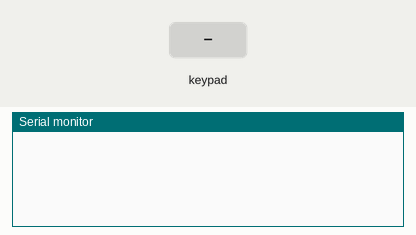
A sketch run on a simulated Arduino Uno, built with avr-gcc and run on an emulated ATmega328P. Parts: the last lines printed to the serial monitor. The test bench sets the inputs (shaded band).

Above: at 1.2 s.
1.3 s: key '1' pressed
At 2.2 s:
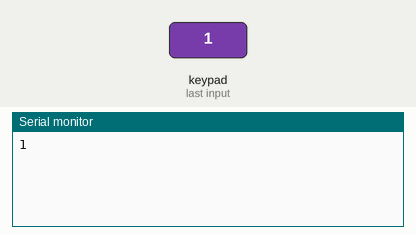
2.8 s: keypad keys 9 8 7 6 # pressed 0.4 s apart
At 5.4 s:
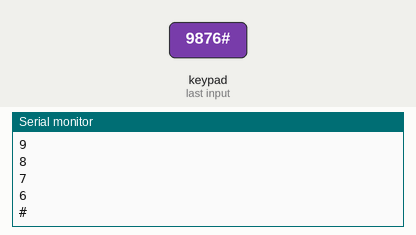
6.3 s: key '*' pressed
At 6.9 s:
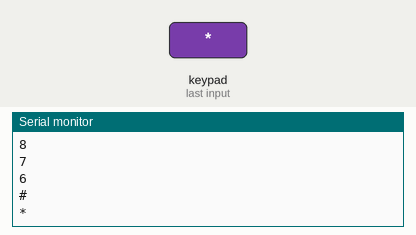
7.8 s: keypad keys 5 4 3 pressed 0.4 s apart
At 10.1 s:
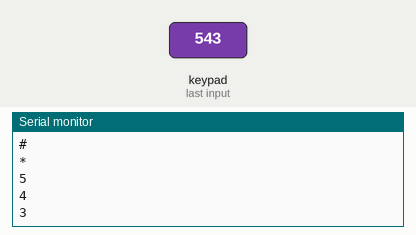
Timing chart, 0 to 11.5 s (numbered marks = the images above; inputs shaded):
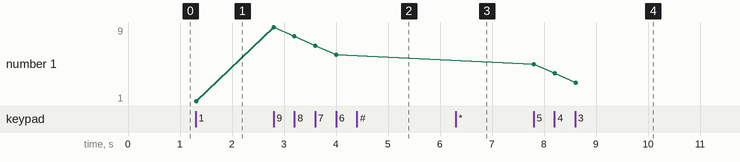

The sketch:

Keypad.ino
```cpp
#include "PlayKeypad.h"

const byte ROWS = 4; //four rows
const byte COLS = 3; //three columns

char keys[ROWS][COLS] = {
  {'1','2','3'},
  {'4','5','6'},
  {'7','8','9'},
  {'*','0','#'}
};
byte rowPins[ROWS] = {9, 8, 7, 6}; //connect to the row pinouts of the keypad
byte colPins[COLS] = {5, 4, 3}; //connect to the column pinouts of the keypad

PlayKeypad playkeypad = PlayKeypad( makeKeymap(keys), rowPins, colPins, ROWS, COLS );

void setup() {
  // put your setup code here, to run once:
  Serial.begin(9600);
}

void loop() {
  // put your main code here, to run repeatedly:

  Serial.println(playkeypad.waitForKey());
//  Serial.println(playkeypad.isPressed('2'));

//  char key = playkeypad.getKey();// Read the key
//
//  // Print if key pressed
//  if (key){
//    Serial.print("Key Pressed : ");
//    Serial.println(key);
//  }

//    int key_int = key;
//  if (key_int){
//    Serial.print("Key_int Pressed : ");
//    Serial.println(key_int);
//  }

//    int key_int2 = playkeypad.getKeyNum();
//    if(key_int2 >=0) {
//    Serial.print("[2] Key_int Pressed : ");
//    Serial.println(key_int2);
//    Serial.println(playkeypad.getOldKeyNum());
//    }
//
//    int tmp = playkeypad.getOldKeyNum();
//    Serial.print("Old Key Num : ");
//    Serial.println(tmp);

//    char tmp1 = playkeypad.getKeyChar();
//    if(tmp1){
//    Serial.print("Key Char : ");
//    Serial.println(tmp1);
//    }
//
//    char tmp2 = playkeypad.getOldKeyChar();
//    Serial.print("Old Key Char : ");
//    Serial.println(tmp2);

//      char tmp3 = playkeypad.getActiveNum  (1000);
//      if(tmp3){
//        Serial.print("Key Char : ");
//        Serial.println(tmp3);
//      }

//        String tmp4 = playkeypad.getKeyString(4);
//        if(tmp4) {
//          Serial.println(tmp4);
//          Serial.println(playkeypad.getOldKeyString());
//        }

//        String tmp5 = playkeypad.getKeyString('*');
//        if(tmp5) {
//          Serial.println(tmp5);
//          Serial.println(playkeypad.getOldKeyString());
//        }

//  int tmp6 = playkeypad.getKeyValue('*');
//  if(tmp6) {
//    Serial.println(tmp6);
//  }
}
```

PlayKeypad.cpp
```cpp
#include "PlayKeypad.h"

PlayKeypad::PlayKeypad(char* user_key_map, byte* row, byte* col, byte  numRows, byte  numCols)
  : Keypad(user_key_map, row, col, numRows, numCols) {
  this->_old_key = 0;
  this->_old_key_num = -1;
  this->_start_time = 0;
  this->_start_flag = false;
}

int PlayKeypad::getKeyNum() {
  char tmp = this->getKey();
  int ret = 0;

  if ((tmp >= 48) && (tmp <= 57)) {
    ret = tmp - 48;
    _old_key_num = ret;
  }
  else if ((tmp == 35) || (tmp == 42)) ret = tmp;
  else ret = -1;
  return ret;
}

int PlayKeypad::getOldKeyNum() {
  return _old_key_num;
}

char PlayKeypad::getKeyChar() {
  char key = this->getKey();
  if(key) _old_key = key;
  return key;
}

char PlayKeypad::getOldKeyChar() {
  return _old_key;
}

String PlayKeypad::getKeyString(int nums) {
  String ret;
  int cnt = 0;
  char key = 0;
  while (cnt != nums) {
    key = this->getKey();
    if (key) {
      ret += String(key);
      cnt++;
    }
  }
  _old_key_str = ret;
  return ret;
}

String PlayKeypad::getKeyString(char flag) {
  String ret;
  char key = 0;
  while (key != flag) {
    key = this->getKey();
    if (key) {
      ret += String(key);
    }
  }
  _old_key_str = ret;
  return ret;
}

String PlayKeypad::getOldKeyString() {
  return _old_key_str;
}

int PlayKeypad::getKeyValue(char flag) {
  char char_str[20] = { 0 };
  char key = 0;
  int ret = 0;
  uint8_t index = 0;

  while (key != flag) {
    key = this->getKey();
    if (key) {
      char_str[index++] = key;
    }
    if (index > 20) return -1;
  }
  ret = atoi(char_str);
  _old_key_value = ret;
  return ret;
}

int PlayKeypad::getOldKeyValue() {
  return _old_key_value;
}

//char PlayKeypad::getActiveNum(int condition_time) {
//  char key = this->getKey();
//
//  if (key != _old_key) {
//    _old_key = key;
//    _start_time = 0;
//    _start_flag = false;
//    return 0;
//  }
//
//  if (_start_flag == false) {
//    _start_time = millis();
//    _start_flag = true;
//  }
//
//  if ((millis() - _start_time) < condition_time) {
//    return 0;
//  }
//  else {
//    return key;
//  }
//}
```

PlayKeypad.h
```cpp
#ifndef _PLAY_KEY_PAD_H_
#define _PLAY_KEY_PAD_H_

#include <Keypad.h>

class  PlayKeypad : public  Keypad {
  public:
    PlayKeypad(char* user_key_map, byte* row, byte* col, byte  numRows, byte  numCols);

    int getKeyNum();
    int getOldKeyNum();
    char getKeyChar();
    char getOldKeyChar();

    String  getKeyString(int);
    String  getKeyString(char ='*');
    String  getOldKeyString();

    int getKeyValue(char ='*');
  int getOldKeyValue();

  // 추가 보완 가능한 함수 : 키 입력 직접 구현 or 상속 라이브러리 코드 분석 필요
    //char  getActiveNum  (int condition_time);   // 단일 버튼 : 눌러져 있는 버튼 확인
    //String getActiveKeypad ( uint8_t buf[] );       // 복수 버튼 : 눌러져 있는 버튼 확인

  private:
    char _old_key;
    int _old_key_num;
    String _old_key_str;
    uint32_t _old_key_value;
    uint32_t _start_time;
    bool _start_flag;
};

#endif
```

Measured:
- after the input at 1.3 s, the serial monitor: prints a new line at once (image 1)
- after the input at 2.8 s, the serial monitor: prints a new line at once (image 2)
- after the input at 6.3 s, the serial monitor: prints a new line at once (image 3)
- after the input at 7.8 s, the serial monitor: prints a new line at once (image 4)
- plotted number 1: 1 → 6 after the input at 2.8 s, 6 → 3 after the input at 7.8 s
